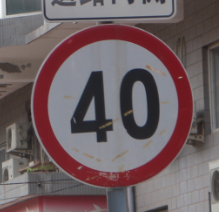
#> input picture uploads/0336f8f4-b1f0-4c48-a87c-771bf8fc8062.jpg, 219 x 212 px; its folder holds only this picture in this run
$ python -i utils.py   (imports and definitions only)
#> lines starting #> are read from the running program, lines starting #| are printed output that depends on the picture; after the words box and inside, x2 and y2 are one past the last pixel; in counts of white or black regions, pixels touching at a corner belong together
#> further down, picture is the input picture: shape (212, 219, 3); mean B, G, R 98, 95, 110.8
import cv2
import numpy as np
import os

# [6 lines left out: function read_image, not called in this run]

def enhance_image(img):
    gray = cv2.cvtColor(img, cv2.COLOR_BGR2GRAY)
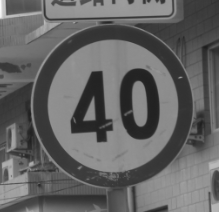
#> gray: shape (212, 219); min 29, max 249, mean 100.1
    blurred = cv2.GaussianBlur(gray, (5, 5), 0)
    edges = cv2.Canny(blurred, 50, 150)
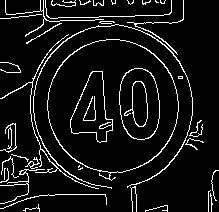
#> edges: shape (212, 219); 8% white in thin lines or dots
    return edges

# [69 lines left out: functions morphological_operations, find_largest_contour, extract_orb_features, load_templates, predict, not called in this run]

>>> import cv2
>>> picture = cv2.imread('uploads/0336f8f4-b1f0-4c48-a87c-771bf8fc8062.jpg')
>>> result = enhance_image(picture)
